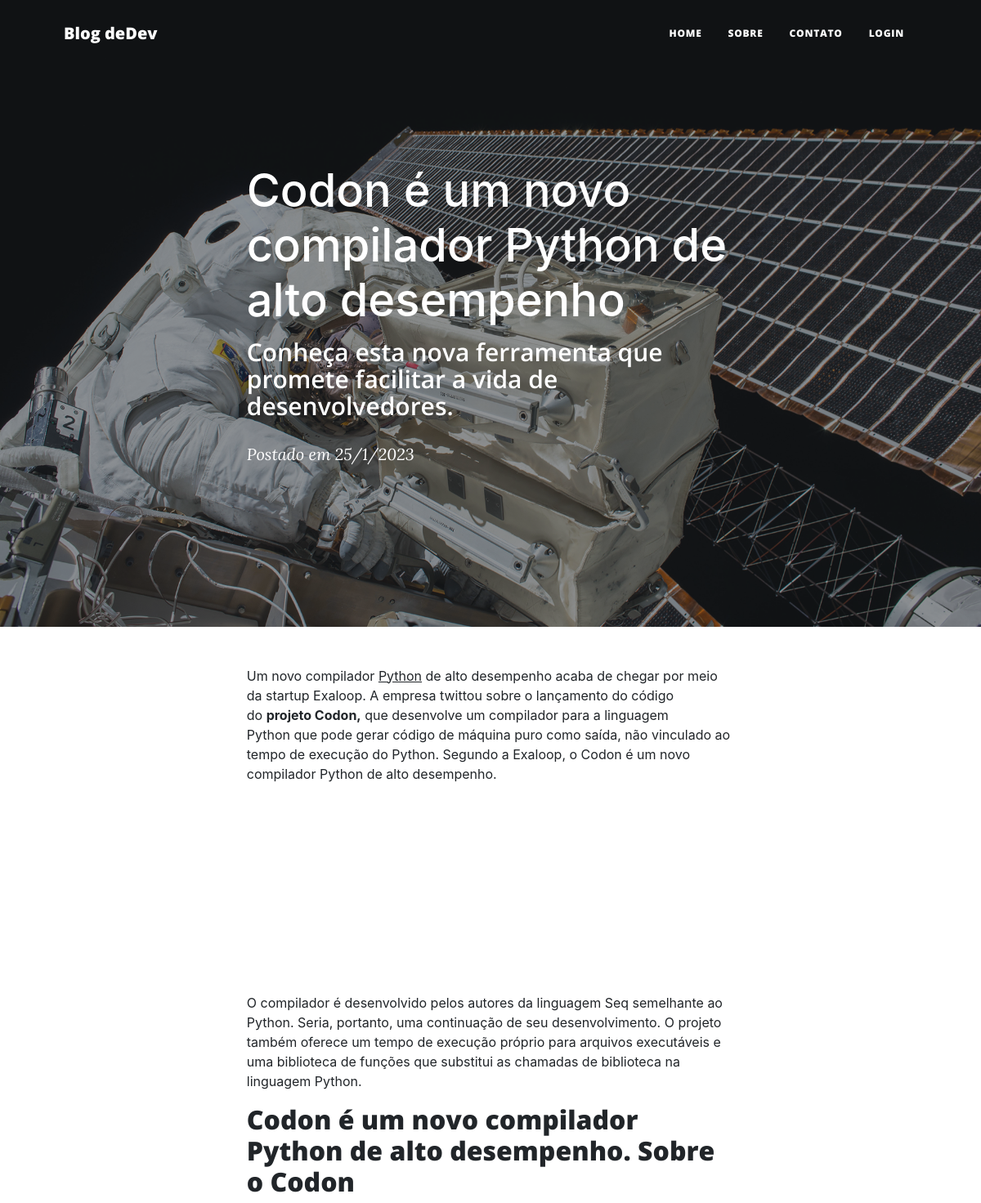
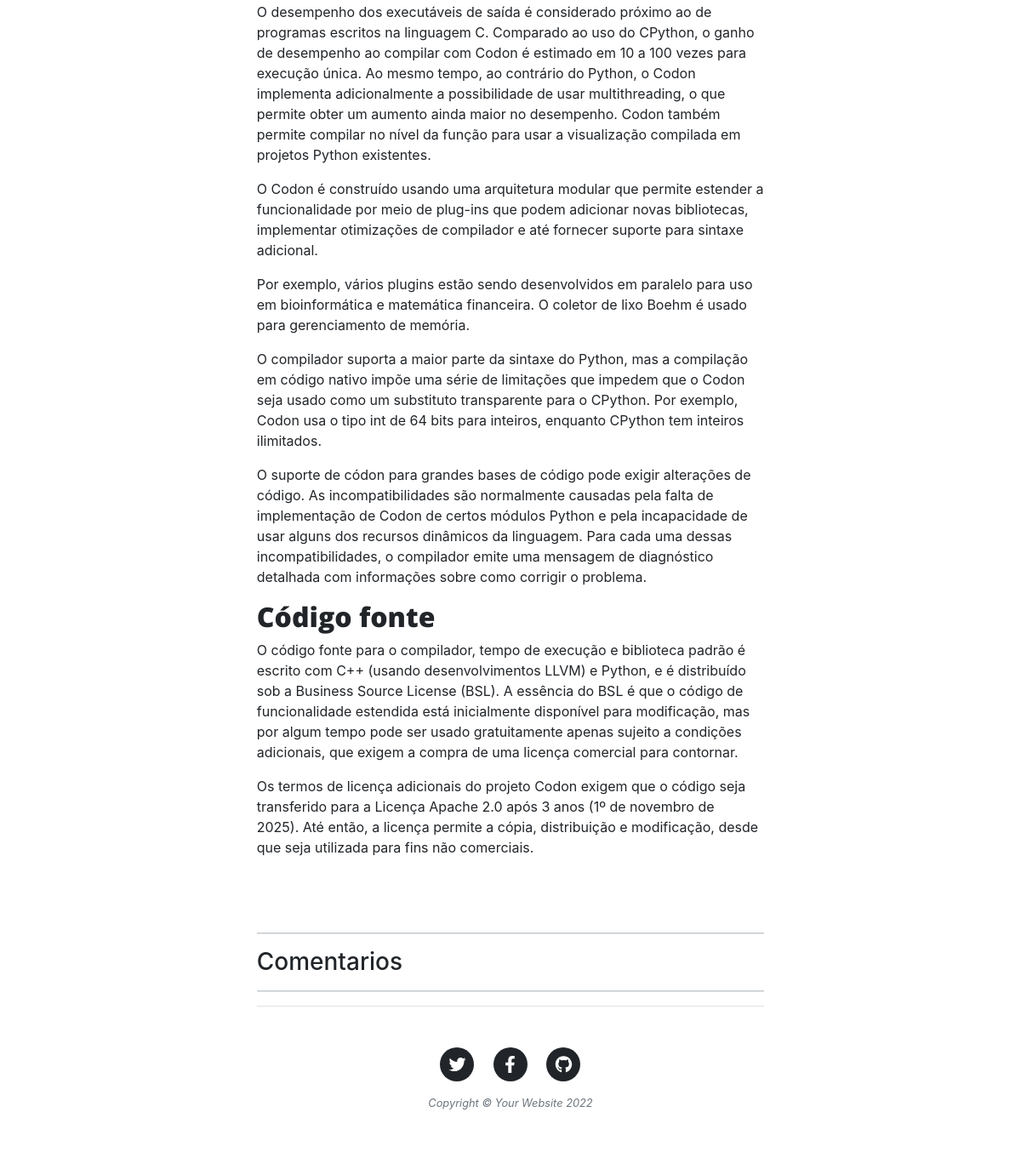
The page /noticia/3 on the database its author committed (2 pictures, top to bottom).
### app.py (models this page shows, shortened)
class Post(db.Model):
    __tablename__ = 'posts'
    id = Column(Integer, primary_key=True)
    titulo = Column(String, nullable=False)
    subtitulo = Column(String, nullable=False)
    body = Column(String, nullable=False)
    data = Column(String, nullable=False)
    comentario = relationship('Comentario', back_populates='post')
    autor = relationship('Usuario',  back_populates='posts_table')
    autor_id = Column(Integer, ForeignKey('users.id'))

### app.py (the view)
@app.route('/noticia/<id_post>')
def noticia(id_post):
    form = ComentForm()
    query_posts = Post.query.filter(Post.id == id_post)
    print(id)
    query_comentarios = Comentario.query.filter(Comentario.post_id == id_post)
    noticia_clicada = query_posts.first()
    comentarios_da_noticia = query_comentarios.all()
    print(comentarios_da_noticia)
    return render_template('post.html', noticia=noticia_clicada, form=form,
                           comentarios=comentarios_da_noticia)

### templates/post.html (shortened to what this page needs)
{% include 'head.html' %}
    <body>
        <nav class="navbar navbar-expand-lg navbar-light" id="mainNav">
            <div class="container px-4 px-lg-5">
                            {% if current_user.is_authenticated %}
                <a class="navbar-brand" href="index.html">Blog deDev - {{current_user.username}}</a>
                {% else %}
                <a class="navbar-brand" href="index.html">Blog deDev</a>
                {% endif %}
                <div class="collapse navbar-collapse" id="navbarResponsive">
                    <ul class="navbar-nav ms-auto py-4 py-lg-0">
                                            <li class="nav-item"><a class="nav-link px-lg-3 py-3 py-lg-4" href="{{url_for('home')}}">Home</a></li>
                        <li class="nav-item"><a class="nav-link px-lg-3 py-3 py-lg-4" href="{{url_for('sobre')}}">Sobre</a></li>
                        <li class="nav-item"><a class="nav-link px-lg-3 py-3 py-lg-4" href="{{url_for('contato')}}">Contato</a></li>
                        {% if current_user.is_authenticated %}
                            <li class="nav-item"><a class="nav-link px-lg-3 py-3 py-lg-4" href="{{url_for('logout')}}">Logout</a></li>
                        {% else %}
                            <li class="nav-item"><a class="nav-link px-lg-3 py-3 py-lg-4" href="{{url_for('login')}}">Login</a></li>
                        {% endif %}
                    </ul>
                </div>
            </div>
        </nav>
        <header class="masthead" style="background-image:url( {{url_for('static',filename= '/img/post-bg.jpg')}})">
            <div class="container position-relative px-4 px-lg-5">
                <div class="row gx-4 gx-lg-5 justify-content-center">
                    <div class="col-md-10 col-lg-8 col-xl-7">
                        <div class="post-heading">
                            <h1>{{noticia.titulo}}</h1>
                            <h2 class="subheading">{{noticia.subtitulo}}</h2>
                            <span class="meta">
                                Postado em
                                    {{noticia.data}}
                            </span>
                        </div>
                    </div>
                </div>
            </div>
        </header>
        <article class="mb-4">
            <div class="container px-4 px-lg-5">
                <div class="row gx-4 gx-lg-5 justify-content-center">
                    <div class="col-md-10 col-lg-8 col-xl-7">
                        {{noticia.body|safe}}
                    </div>
                </div>
            </div>
        </article>
            <div class="container px-4 px-lg-5">
                <div class="row gx-4 gx-lg-5 justify-content-center">
        <div class="col-md-10 col-lg-8 col-xl-7">
                        <div class="my-5">
                            <hr>
                            <h3 style="font-slyle:Abys;">Comentarios </h3>
    <hr>
             {% include 'footer.html' %}
</html>
    </body>

### templates/head.html (style rules this page uses)
.logo, h2 { margin-top: 0; margin-bottom: 0.5rem; font-family: "Open Sans", -apple-system, BlinkMacSystemFont, "Segoe UI", Roboto, "Helvetica Neue", Arial, sans-serif, "Apple Color Emoji", "Segoe UI Emoji", "Segoe UI Symbol", "Noto Color Emoji"; font-weight: 800; line-height: 1.2; }
a { color: #212529; text-decoration: none; }

### rows shown on the page
Post: titulo "Codon é um novo compilador Python de alto desempenho", subtitulo "Conheça esta nova ferramenta que promete facilitar a vida de desenvolvedores.", data "25/1/2023", body "Um novo compilador Python de alto desempenho acaba de chegar por meio da startup Exaloop. A empresa twittou sobre o lançamento do código do projeto Codon, que desenvolve um compilador para a linguagem Python que pode gerar código de máquina puro como saída, não vinculado ao tempo de execução do Python. Segundo a Exaloop, o Codon é um novo compilador Python de alto desempenho. O compilador é desenvolvido pelos autores da linguagem Seq semelhante ao Python. Seria, portanto, uma continuação de seu desenvolvimento. O projeto também oferece um tempo de execução próprio para arquivos executáveis e uma biblioteca de funções que substitui as chamadas de biblioteca na linguagem Python. Codon é um…"
